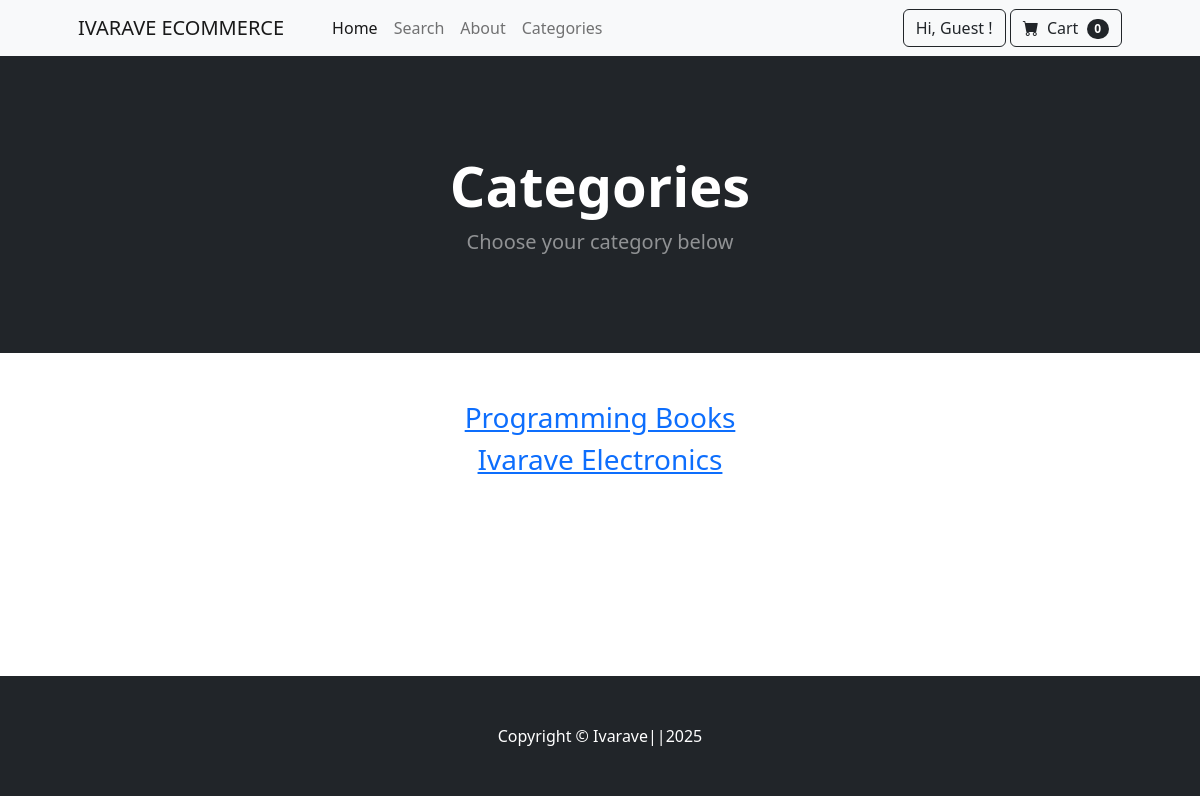
Before: /category_summary with the older database file.
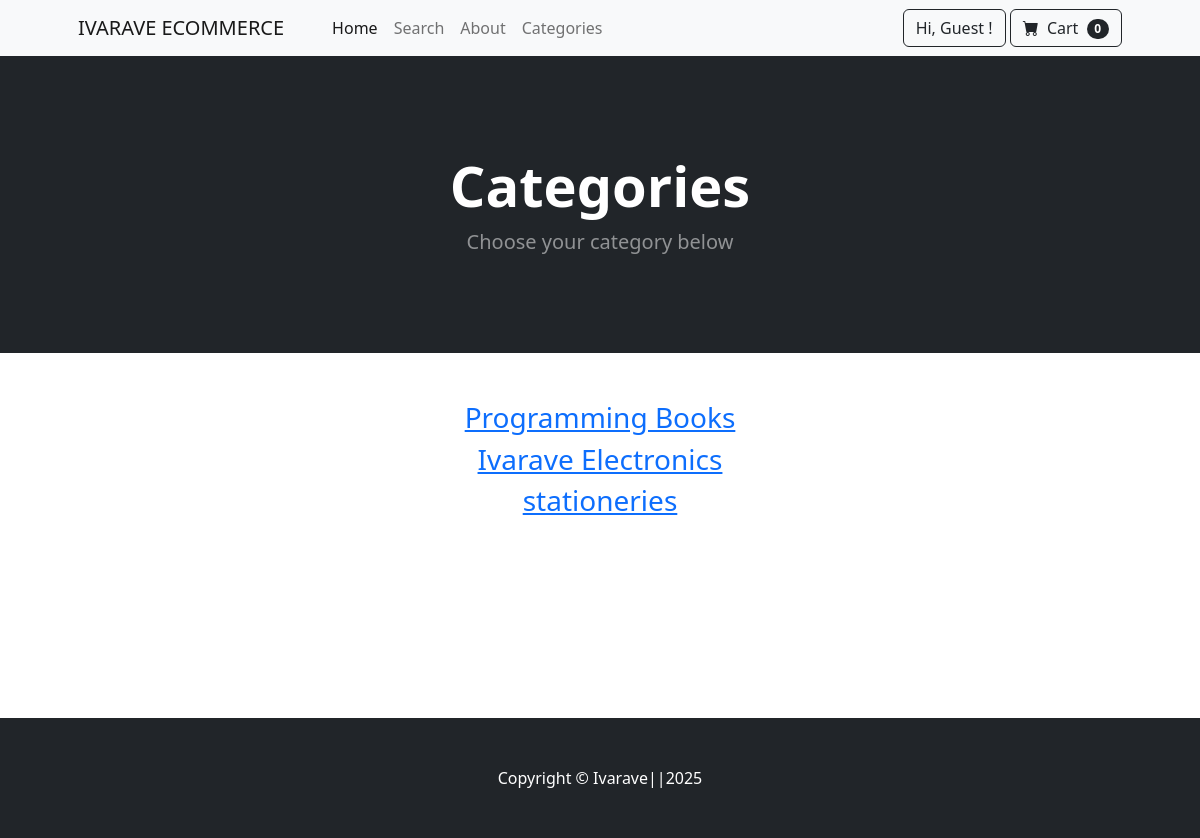
After: the same page with the newer database file.
### store/models.py (models this page shows)
class Category(models.Model):
    name = models.CharField(max_length=100)
    def __str__(self):
        return self.name
    class Meta:
        verbose_name_plural = "Categories"

### store/views.py (the view)
# urls.py: path('category_summary', views.category_summary, name='category_summary'),
def category_summary(request):
    category = Category.objects.all()
    return render(request, 'category_summary.html', { 'categories': category })

### cart/cart.py (called while the page is built)
    def __len__(self):
        return len(self.cart)

### cart/context_processors.py (called while the page is built)
def cart(request):
    return {'cart': Cart(request)}

### store/templates/category_summary.html
{% extends 'base.html' %}
{% block content %}
<header class="bg-dark py-5">
  <div class="container px-4 px-lg-5 my-5">
    <div class="text-center text-white">
      <h1 class="display-4 fw-bolder">Categories</h1>
      <p class="lead fw-normal text-white-50 mb-0">Choose your category below</p>
    </div>
  </div>
</header>
<div class="container my-5">
  <div class="row justify-content-center">
    <div class="col-md-8 text-center">
        {% for category in categories %}
          <h3><a href="{% url 'category' category %}">{{ category }}</a></h3>
        {% endfor %}
          <br/><br/><br/><br/><br/><br/>
    </div>
  </div>
</div>
{% endblock %}

Changed rows visible on the page:
added Category: name "stationeries"
